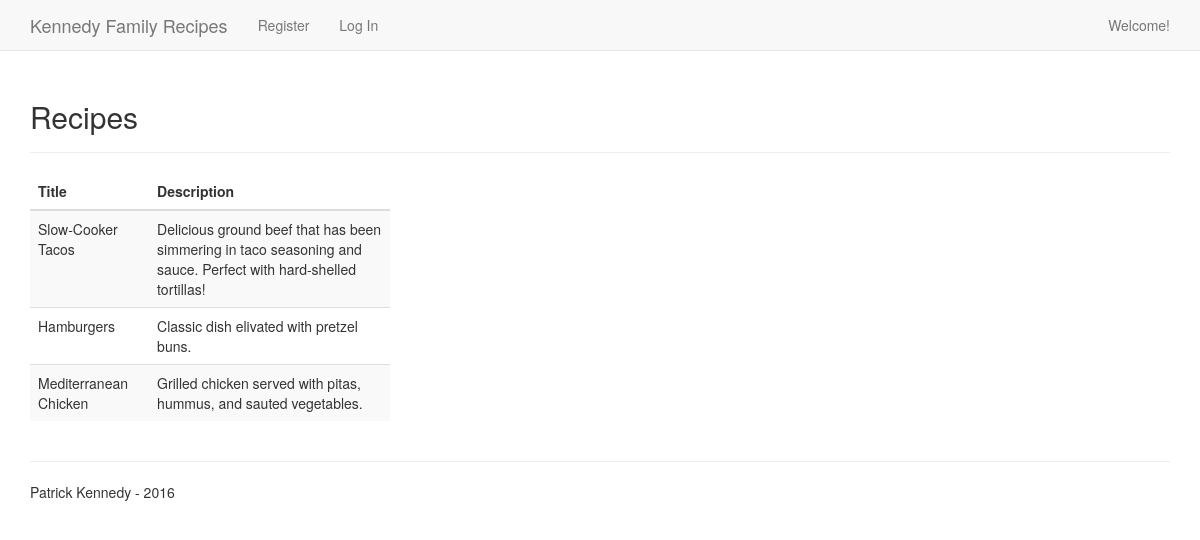
The page / on the database its author committed.
### project/models.py (models this page shows, shortened)
class Recipe(db.Model):
    __tablename__ = "recipes"
    id = db.Column(db.Integer, primary_key=True)
    recipe_title = db.Column(db.String, nullable=False)
    recipe_description = db.Column(db.String, nullable=False)

### project/recipes/views.py (the view)
@recipes_blueprint.route('/')
def index():
    all_recipes = Recipe.query.all()
    return render_template('recipes.html', recipes = all_recipes)

### project/templates/recipes.html
{% extends "layout.html" %}
{% block content %}
<div class="page-header">
  <h2>Recipes</h2>
</div>
<div class="row">
  <div class="col-md-4">
    <table class="table table-striped" id="owned_stock_table">
      <thead>
        <tr>
          <th>Title</th>
          <th>Description</th>
        </tr>
      </thead>
      <tbody>
        {% for recipe in recipes %}
        <tr>
          <td>{{ recipe.recipe_title }}</td>
          <td>{{ recipe.recipe_description }}</td>
        </tr>
        {% endfor %}
      </tbody>
    </table>
  </div>
</div>
{% endblock %}

### project/templates/layout.html (shortened to what this page needs)
<!DOCTYPE html>
<html lang="en">
  <head>
    <link href="https://maxcdn.bootstrapcdn.com/bootstrap/3.3.6/css/bootstrap.min.css" rel="stylesheet">
    <link rel="stylesheet" href="{{ url_for('static', filename='css/main.css') }}">
  </head>
  <body>
    <nav class="navbar navbar-default navbar-fixed-top">
      <div class="container">
        <div class="navbar-header">
          <a class="navbar-brand" href="{{ url_for('recipes.index') }}">Kennedy Family Recipes</a>
        </div>
        <div class="collapse navbar-collapse" id="recipes-navbar-collapse-1">
          <ul class="nav navbar-nav">
            <ul class="nav navbar-nav">
              {% if current_user.is_authenticated %}
                <li><a href="{{ url_for('recipes.index') }}">Public Recipes</a></li>
                <li><a href="{{ url_for('recipes.add_recipe') }}">Add Recipe</a></li>
                <li><a href="{{ url_for('users.logout') }}">Log Out</a></li>
              {% else %}
                <li><a href="{{ url_for('users.register') }}">Register</a></li>
                <li><a href="{{ url_for('users.login') }}">Log In</a></li>
              {% endif %}
            </ul>
          </ul>
          <ul class="nav navbar-nav navbar-right">
            {% if current_user.is_authenticated %}
              <li><a href="#">Welcome, {{current_user.email}}!</a></li>
            {% else %}
              <li><a href="#">Welcome!</a></li>
            {% endif %}
          </ul>
        </div>
      </div>
    </nav>
    <div class="container">
      <div class="content">
        {% block content %}
        {% endblock %}
      </div>
      <div class="footer">
        <hr>
        <p>Patrick Kennedy - 2016</p>
      </div>
    </div>
  </body>
</html>

### project/static/css/main.css (style rules this page uses)
body { padding: 60px 0; background: #ffffff; }

### rows shown on the page
Recipe: recipe_title "Slow-Cooker Tacos", recipe_description "Delicious ground beef that has been simmering in taco seasoning and sauce. Perfect with hard-shelled tortillas!"
Recipe: recipe_title "Hamburgers", recipe_description "Classic dish elivated with pretzel buns."
Recipe: recipe_title "Mediterranean Chicken", recipe_description "Grilled chicken served with pitas, hummus, and sauted vegetables."
